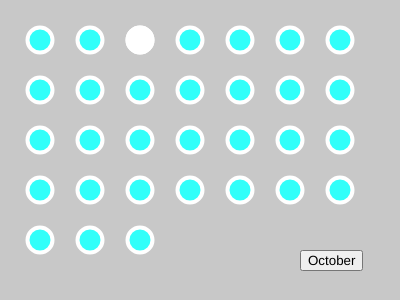
Frame 1 (no input)
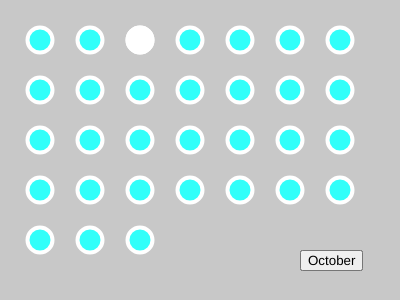
Frame 60 (no input)
Frame 120 (the mouse pressed at the canvas centre since frame 60): identical to frame 60, image omitted

The p5.js sketch that drew these frames (run headless with seeded random() and noise() and a simulated clock; from frame 60 on, the mouse is pressed at the canvas centre):

// p5.js sketch
// ── sketch.js
function setup() {
  createCanvas(400, 300);
}

function draw() {
  background(200);
  strokeWeight(4);
  stroke(255);
  
  let cols = 7; 
  let rows = 5; 
  let totalCircles = 31; 

  for (var i = 0; i < totalCircles; i++) {
    let x = (i % cols) * 50+40; 
    let y = Math.floor(i / cols) * 50+40 ; 
    
    fill(50, 255, 250);
    ellipse(x, y, 25, 25); 
  }

  strokeWeight(4);
  stroke(255);
  fill(255);
  ellipse(140,40,25,25)
  
  let button = createButton('October');
  button.position(300, 250);
    
    
  
}
